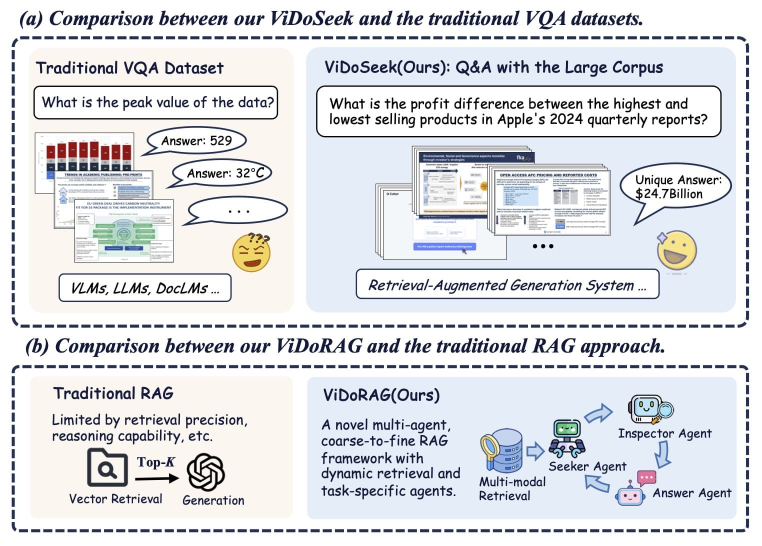
#> input picture assets/dataset.jpg, 1523 x 1091 px (shown at 1/2 size)
$ python -i image_preprosser.py   (imports and definitions only)
#> lines starting #> are read from the running program, lines starting #| are printed output that depends on the picture
from PIL import Image
from collections import Counter


def concat_images_with_bbox(images, bboxs=None, arrangement=(3,3), scale=1.0, line_width=40,max_pixel=None):


    images = [Image.open(img).convert('RGB') for img in images]
    sizes = [image.size for image in images]


    size_counts = Counter(sizes)
    most_common_size = size_counts.most_common(1)[0][0]
    width, height = most_common_size


    images_resized = [img.resize(most_common_size) for img in images]


    if isinstance(arrangement, tuple) and len(arrangement) == 2:
        rows, columns = arrangement
    elif arrangement == 'horizontal':
        rows = 1
        columns = len(images_resized)
    elif arrangement == 'vertical':
        rows = len(images_resized)
        columns = 1
    else:

        rows = 1
        columns = len(images_resized)


    total_cells = rows * columns

    if len(images_resized) < total_cells:

        num_padding = total_cells - len(images_resized)
        blank_img = Image.new('RGB', most_common_size, color=(255,255,255))
        images_resized.extend([blank_img]*num_padding)
    elif len(images_resized) > total_cells:

        images_resized = images_resized[:total_cells]


    total_width = columns * width + (columns - 1) * line_width
    total_height = rows * height + (rows - 1) * line_width
    new_img = Image.new('RGB', (total_width, total_height), color=(0,0,0))


    for idx, img in enumerate(images_resized):
        row = idx // columns
        col = idx % columns
        x = col * (width + line_width)  # ==
        y = row * (height + line_width)  #
        new_img.paste(img, (x, y))


    if max_pixel is not None:
        total_pixels = total_width * total_height
        scale = (max_pixel / total_pixels) ** 0.5
        scaled_width = int(total_width * scale)
        scaled_height = int(total_height * scale)
        final_img = new_img.resize((scaled_width, scaled_height))
    else:
        if scale > 1:
            max_side = max(total_width, total_height)
            scale = scale / max_side
        scaled_width = int(total_width * scale)
        scaled_height = int(total_height * scale)
        final_img = new_img.resize((scaled_width, scaled_height))

    return final_img

>>> import cv2
>>> picture = cv2.imread('../assets/dataset.jpg', cv2.IMREAD_GRAYSCALE)
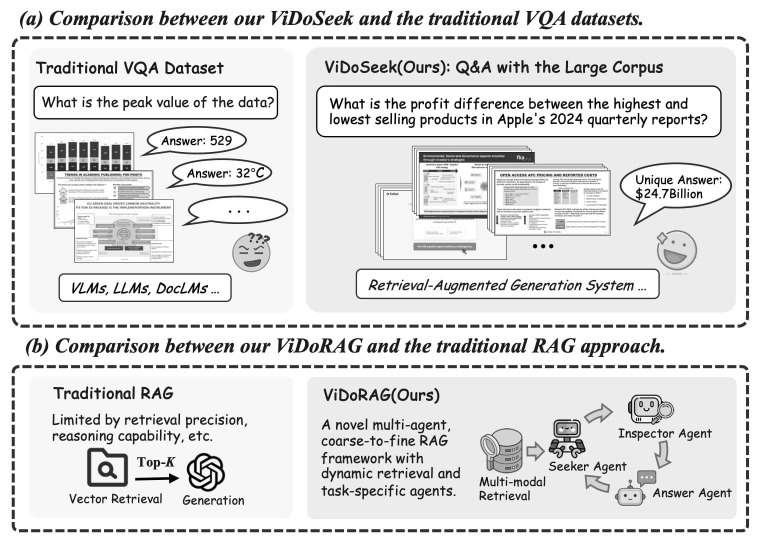
#> picture: shape (1091, 1523) (shown at 1/2 size); min 0, max 255, mean 223.1
>>> result = concat_images_with_bbox(picture)
#> (the run stopped early here; a loop or call above may not have finished)

$ run again, on assets/pipeline.jpg
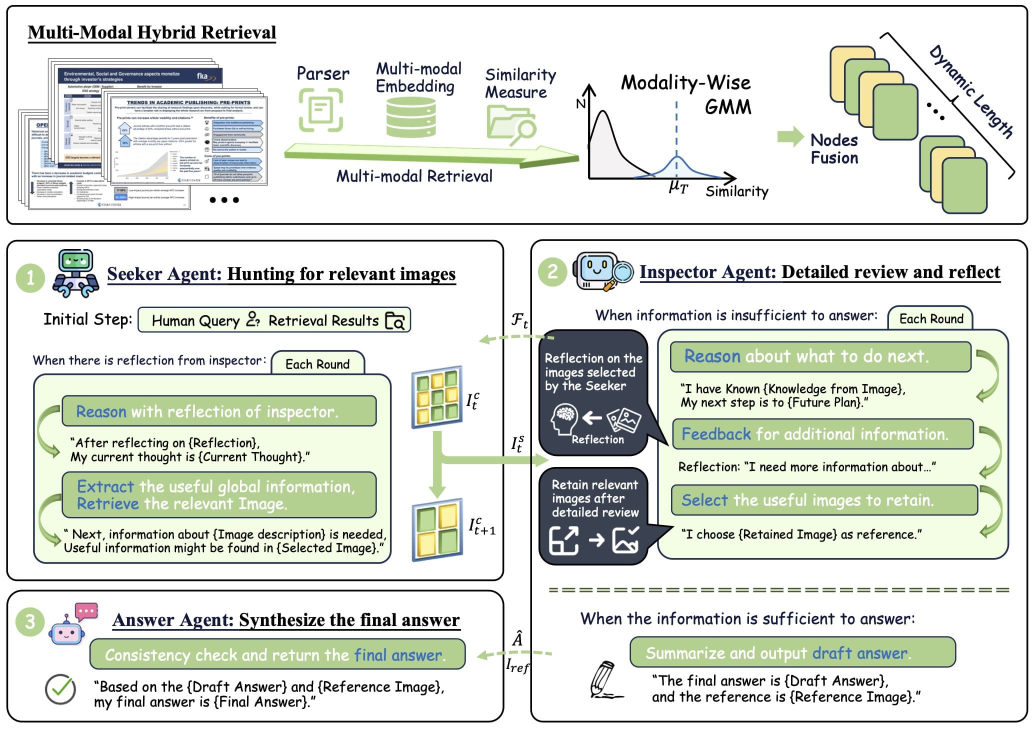
#> input picture assets/pipeline.jpg, 2068 x 1458 px (shown at 1/2 size)
#> `picture = cv2.imread('../assets/dataset.jpg', cv2.IMREAD_GRAYSCALE)`:
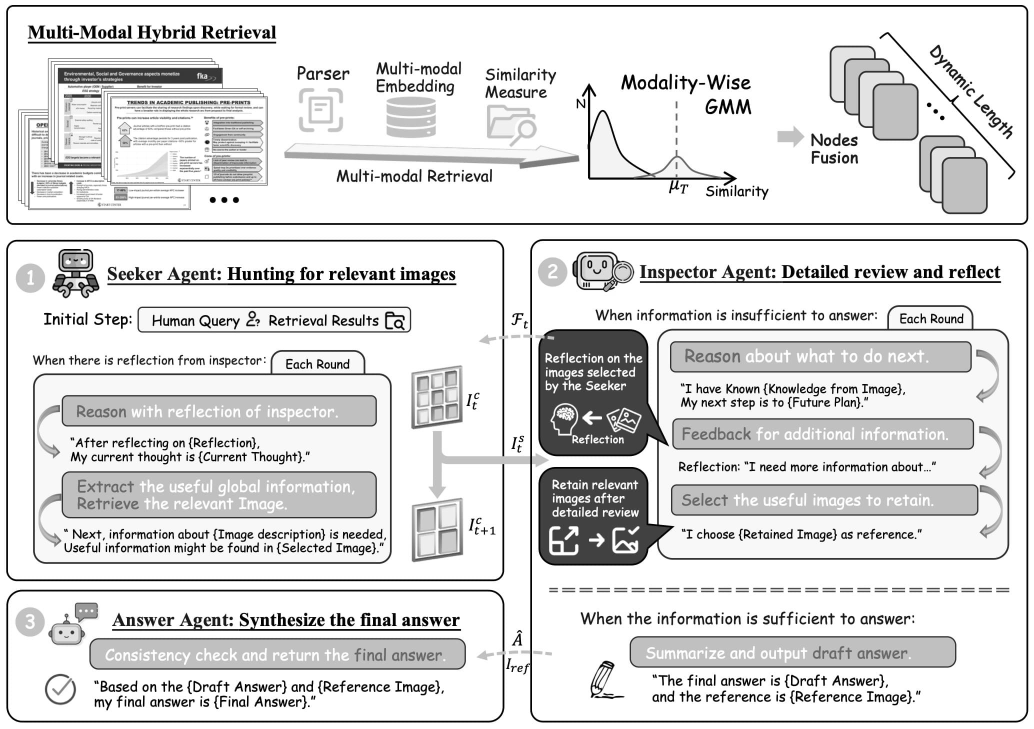
#> picture: shape (1458, 2068) (shown at 1/2 size); min 0, max 255, mean 220.2
